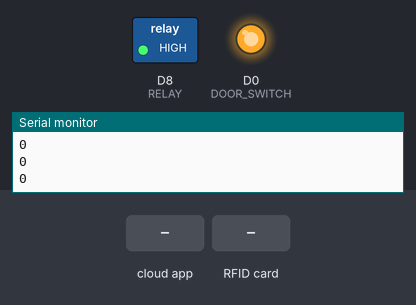
A sketch run on a simulated ESP8266 (NodeMCU). On the bench: switched loads named in the sketch (green lamp = pin HIGH), output pins drawn as LEDs (lit = HIGH), the last lines printed to the serial monitor. The inputs (shaded band) are chosen by the test bench. WiFi joins after 1.5 s; servers stay silent unless stated; the Firebase database answers and starts empty.

Above: at 4.3 s.
4.4 s: the phone or cloud app sets locked to 1
At 5.5 s:
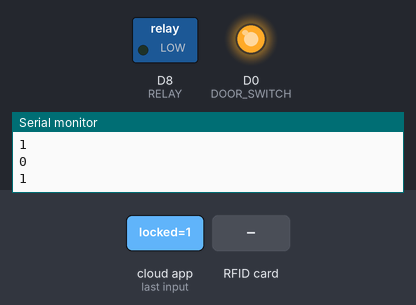
6.2 s: the phone or cloud app sets locked to 0
At 7.5 s:
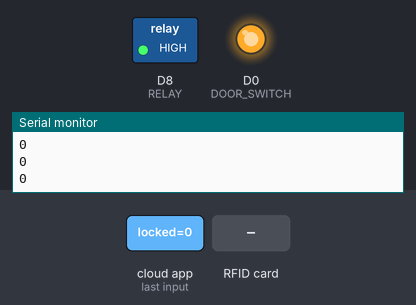
7.8 s: RFID card 5E 7A 19 C4 held to the reader
At 8.8 s:
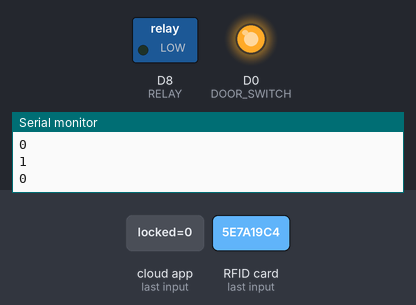
Timing chart, 0 to 10.6 s (numbered marks = the images above; inputs shaded):
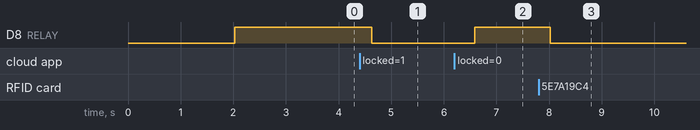

Measured:
- after the input at 4.4 s, D8 (RELAY): HIGH → LOW after 0.23 s
- after the input at 6.2 s, D8 (RELAY): LOW → HIGH after 0.38 s
- after the input at 7.8 s, D8 (RELAY): HIGH → LOW after 0.22 s

The sketch:

project.ino
```cpp
/*
   -----------------------------------
               MFRC522      NodeMCU
               Reader/PCD
   Signal      Pin
   -----------------------------------
   RST/Reset   RST          D1
   SPI SS      SDA(SS)      D2
   SPI MOSI    MOSI         D7
   SPI MISO    MISO         D6
   SPI SCK     SCK          D5
*/

/*
   Relay
   D8
   5v
   GND
*/

/*
  Magnetic Switch
  D0
  GND
*/

#include <SPI.h>
#include <MFRC522.h>
#include "FirebaseESP8266.h"
#include <ESP8266WiFi.h>

#define WIFI_SSID "Xperia Z5 Dual"
#define WIFI_PASSWORD "fardhanimusvian"
#define FRTDB "smart-home-2fb17.firebaseio.com"
#define FRTDBKey "pku0VH4TNNdP8hsehesRvC9bo5CZbYZ8VxcgWpPT"
constexpr uint8_t RST_PIN = D1;
constexpr uint8_t SDA_SS_PIN = D2;
constexpr uint8_t RELAY = D8;
constexpr uint8_t DOOR_SWITCH = D0;

//RFID Reader
MFRC522 rfid(SDA_SS_PIN, RST_PIN);

// Init array that will store new uid
byte uidRFID[4];

//Declare the Firebase Data object
FirebaseData firebaseData;

//condition lock door
boolean isLocked = true;
boolean isClosed = true;
boolean isSecurityMode = true;
String storedUid[2] = {" b6 76 ba f7", ""};
String readUid = "";

void setup() {
  Serial.begin(9600);
  SPI.begin();

  //connect wifi
  WiFi.begin(WIFI_SSID, WIFI_PASSWORD);
  Serial.print("connecting");
  while (WiFi.status() != WL_CONNECTED) {
    Serial.print(".");
    delay(500);
  }
  Serial.println("connected");
  Serial.println(WiFi.localIP());

  //Setup Firebase credential
  Firebase.begin(FRTDB, FRTDBKey);

  //Optional, set AP reconnection
  //  Firebase.reconnectWiFi(true);

  //Optional, set number of error retry
  Firebase.setMaxRetry(firebaseData, 3);

  //Optional, set number of error resumable queues
  Firebase.setMaxErrorQueue(firebaseData, 30);

  //door switch as output
  pinMode(DOOR_SWITCH, OUTPUT);
  //relay as output
  pinMode(RELAY, OUTPUT);
  //initialize RFID
  rfid.PCD_Init();
  //set door switch
  digitalWrite(DOOR_SWITCH, HIGH);
}

void loop() {
  // put your main code here, to run repeatedly:
  if (WiFi.status() == WL_CONNECTED) {
    //read registered uid
    //    if (Firebase.stringData(firebaseData, "/key")) {
    //      /*
    //         belum kelar
    //      */
    //      Serial.println(firebaseData);
    //
    //    } else {
    //      Serial.println(firebaseData.errorReason());
    //    }
    //read isLocked
    if (Firebase.getBool(firebaseData, "/security_status/locked")) {
      if (firebaseData.dataType() == "boolean") {
        isLocked = firebaseData.boolData();
        Serial.println(firebaseData.boolData());
      }

    } else {
      Serial.println(firebaseData.errorReason());
    }
    //read security mode
    if (Firebase.getBool(firebaseData, "/security_status/securityMode")) {
      if (firebaseData.dataType() == "boolean") {
        isSecurityMode = firebaseData.boolData();
        Serial.println(firebaseData.boolData());
      }

    } else {
      Serial.println(firebaseData.errorReason());
    }

    //check condition of magnetic door switch
    if (digitalRead(DOOR_SWITCH) == HIGH) {
      if (isClosed == true) {
        isClosed = false;
        setFirebaseClosed(isClosed);
      }
    }
    else {
      if (isClosed == false) {
        isClosed = true;
        setFirebaseClosed(isClosed);
      }
    }

    // Look for new cards
    if (rfid.PICC_IsNewCardPresent() && rfid.PICC_ReadCardSerial()) {
      Serial.print(F("PICC type: "));
      MFRC522::PICC_Type piccType = rfid.PICC_GetType(rfid.uid.sak);
      Serial.println(rfid.PICC_GetTypeName(piccType));

      Serial.println(F("A new card has been detected."));

      //store uid to registered
      readUid = "";
      for (byte i = 0; i < rfid.uid.size; i++)
      {
        readUid.concat(String(rfid.uid.uidByte[i] < 0x10 ? " 0" : " "));
        readUid.concat(String(rfid.uid.uidByte[i], HEX));
      }
      Serial.println(readUid);

      //compare RFID Tag with Registered UID
      if (storedUid[0] == readUid) {
        isLocked = false;
        if (Firebase.setBool(firebaseData, "/security_status/locked", isLocked))
        {
          Serial.println("PASSED");
        }
        else
        {
          Serial.println(firebaseData.errorReason());
        }
        /*
           2. push to firebase in activity
        */
      }
      else{
        isLocked = true;
        if (Firebase.setBool(firebaseData, "/security_status/locked", isLocked))
        {
          Serial.println("PASSED");
        }
        else
        {
          Serial.println(firebaseData.errorReason());
        }
      }

      // Halt PICC
      rfid.PICC_HaltA();

      // Stop encryption on PCD
      rfid.PCD_StopCrypto1();

    }

    //check locked
    if (isLocked) {
      //set relay to off
      digitalWrite(RELAY, LOW);
    }
    else {
      //set relay to on
      digitalWrite(RELAY, HIGH);
    }
  }
}

void setFirebaseClosed(bool isClosed) {
  if (Firebase.setBool(firebaseData, "/security_status/closed", isClosed))
  {
    Serial.println("PASSED CLOSED OR OPENED");
  }
  else
  {
    Serial.println(firebaseData.errorReason());
  }
}
```
